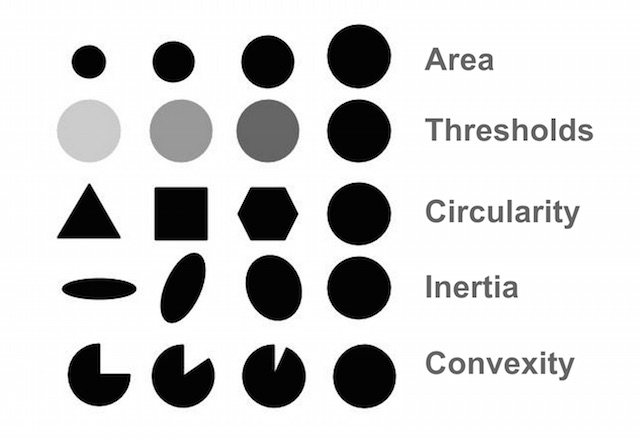
#> input picture Fred/uas/BlobTest.jpg, 640 x 439 px, found by its file name
$ jupyter execute uas.ipynb   (shell and % lines are left out)
#> lines starting #> are read from the running program, lines starting #| are printed output that depends on the picture; after the words box and inside, x2 and y2 are one past the last pixel; in counts of white or black regions, pixels touching at a corner belong together
# Import

[cell 1]
import cv2
import numpy as np
import matplotlib.pyplot as plt

# 1. Object Detection

[cell 2]
def detect_shapes(image_path):
    # Read the image
#> called with image_path = 'img/BlobTest.jpg'
    img = cv2.imread(image_path)
#> img is the input picture: shape (439, 640, 3); min 0, max 255, mean 210.3
    gray = cv2.cvtColor(img, cv2.COLOR_BGR2GRAY)

    # Apply Gaussian Blur to reduce noise
    imgBlur = cv2.GaussianBlur(gray, (7, 7), 1.5)

    # Apply adaptive thresholding
    adaptive_thresh = cv2.adaptiveThreshold(imgBlur, 255, cv2.ADAPTIVE_THRESH_GAUSSIAN_C, cv2.THRESH_BINARY_INV, 11, 3)
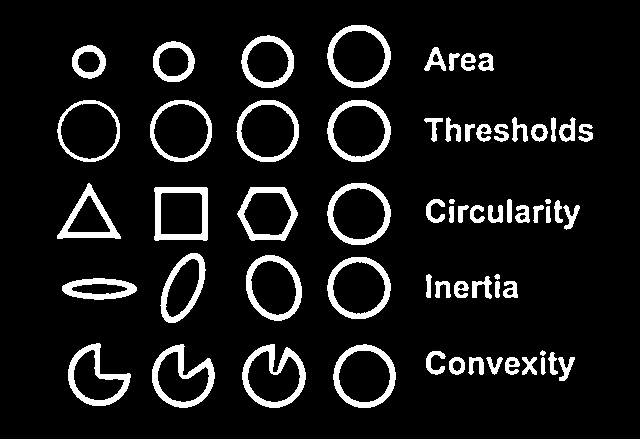
#> adaptive_thresh: shape (439, 640); 9.2% white; 64 white regions

    # Find contours with hierarchy
    contours, hierarchy = cv2.findContours(adaptive_thresh, cv2.RETR_TREE, cv2.CHAIN_APPROX_SIMPLE)
#> contours = 95 contours, 4 with area under 20; largest, box (x1, y1, x2, y2) and area: (327, 25, 391, 88) 3086, (333, 344, 396, 408) 3046, (327, 100, 391, 162) 3046, (327, 183, 391, 245) 3044, (327, 257, 391, 319) 3043

    for i, contour in enumerate(contours):
        # Only process the outermost contours (where hierarchy[0][i][3] == -1)
        if hierarchy[0][i][3] == -1:
            # Filter out small contours by area
            if cv2.contourArea(contour) < 500:
                continue

            approx = cv2.approxPolyDP(contour, 0.03 * cv2.arcLength(contour, True), True)
            x, y, w, h = cv2.boundingRect(approx)
            aspect_ratio = float(w) / h

            if len(approx) == 3:
                shape_name = 'Triangle'
            elif len(approx) == 4:
                if 0.95 <= aspect_ratio <= 1.05:
                    shape_name = 'Square'
                else:
                    shape_name = 'Rectangle'
            elif len(approx) == 5:
                shape_name = 'Pentagon'
            elif len(approx) == 6:
                shape_name = 'Hexagon'
            else:
                area = cv2.contourArea(contour)
                perimeter = cv2.arcLength(contour, True)
                if perimeter != 0:
                    circularity = 4 * np.pi * (area / (perimeter * perimeter))
                    shape_name = 'Circle' if circularity > 0.8 else 'Ellipse'
                else:
                    shape_name = 'Unknown'

            # Draw a red contour around the shape
            cv2.drawContours(img, [approx], 0, (0, 0, 255), 2)

            # Add a red background rectangle for the text
            cv2.rectangle(img, (x, y - 20), (x + len(shape_name) * 12, y), (0, 0, 255), -1)
            cv2.putText(img, shape_name, (x, y - 5), cv2.FONT_HERSHEY_SIMPLEX, 0.5, (255, 255, 255), 1)
#> this loop made 95 passes
#> (x, y, w, h, aspect_ratio, area, perimeter, circularity) on passes 13, 15, 17, 19, 32, 34, 36, 56, 73, 75, 77, 79: (334, 345, 61, 62, 0.984, 3046, 206.7, 0.896), (242, 344, 64, 64, 1, 2866, 255.6, 0.551), (152, 344, 63, 64, 0.984, 2571, 241.1, 0.556), (68, 343, 63, 63, 1, 2286, 218, 0.604), (328, 257, 63, 62, 1.02, 3043, 205.8, 0.903), (246, 255, 56, 66, 0.848, 2796.5, 199.6, 0.882), (160, 253, 46, 70, 0.657, 2049, 188.2, 0.727), (329, 184, 60, 59, 1.02, 3044.5, 206.4, 0.898), (329, 101, 61, 60, 1.02, 3045.5, 206.4, 0.898), (237, 100, 62, 62, 1, 3007, 205, 0.899), (150, 100, 62, 62, 1, 2998, 204.2, 0.904), (58, 100, 62, 62, 1, 2992, 205, 0.895)
#> (approx, x, y, w, h, aspect_ratio, shape_name) on passes 54, 58: ([[155, 187], [154, 239], [206, 240], [207, 188]], 154, 187, 54, 54, 1, 'Square'), ([[88, 183], [57, 238], [120, 238]], 57, 183, 64, 56, 1.14, 'Triangle')
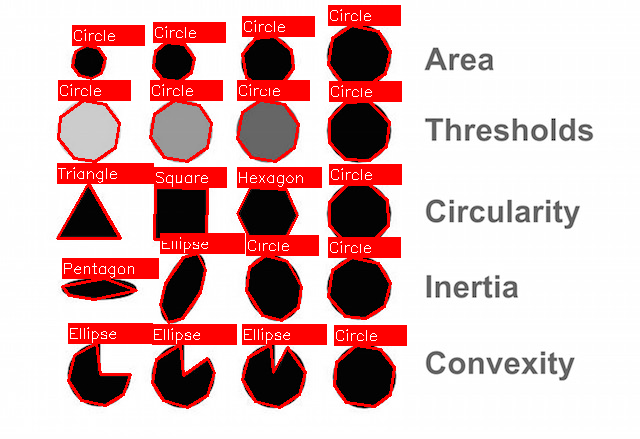
#> img: shape (439, 640, 3); 14.95% of pixels changed, all inside (x1, y1, x2, y2) = (56, 5, 407, 409)

    return img

[cell 3]
# Example usage
image_path = 'img/BlobTest.jpg'
result_image = detect_shapes(image_path)
# Display the images
plt.imshow(cv2.cvtColor(result_image, cv2.COLOR_BGR2RGB))
plt.show()

# 2. Inpainting Man

[cell 4]
import cv2
import numpy as np
import matplotlib.pyplot as plt

# Load the image
image_path = 'Inpainting-Man.bmp'
image = cv2.imread(image_path, cv2.IMREAD_COLOR)
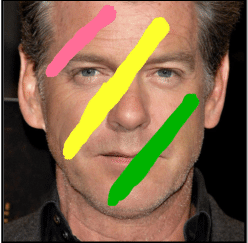
#> input picture Fred/uas/Inpainting-Man.bmp, 248 x 243 px
#> image is the input picture: shape (243, 248, 3); mean B, G, R 69.4, 98.4, 122.5

# Convert the image to HSV color space
hsv_image = cv2.cvtColor(image, cv2.COLOR_BGR2HSV)
#> hsv_image: shape (243, 248, 3); mean H, S, V 20.5, 95.7, 129.5

# Define the color ranges for the marks (pink, yellow, green)
lower_pink = np.array([160, 100, 100])
upper_pink = np.array([180, 255, 255])
lower_yellow = np.array([20, 100, 100])
upper_yellow = np.array([30, 255, 255])
lower_green = np.array([40, 100, 100])
upper_green = np.array([70, 255, 255])

# Create masks for each color
mask_pink = cv2.inRange(hsv_image, lower_pink, upper_pink)
#> mask_pink: shape (243, 248); 2.3% white; 24 white regions (23 under 20 px), largest, box (x1, y1, x2, y2) and area: (46, 5, 117, 77) 1344
mask_yellow = cv2.inRange(hsv_image, lower_yellow, upper_yellow)
#> mask_yellow: shape (243, 248); 5.4% white; 1 white region, box (x1, y1, x2, y2) and area: (63, 17, 170, 160) 3233
mask_green = cv2.inRange(hsv_image, lower_green, upper_green)
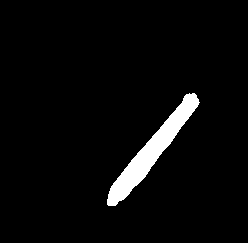
#> mask_green: shape (243, 248); 4% white; 1 white region, box (x1, y1, x2, y2) and area: (107, 93, 200, 206) 2424

# Combine the masks
mask = cv2.bitwise_or(mask_pink, mask_yellow)
#> mask: shape (243, 248); 7.7% white; 25 white regions (23 under 20 px), largest, box (x1, y1, x2, y2) and area: (63, 17, 170, 160) 3233, (46, 5, 117, 77) 1344
mask = cv2.bitwise_or(mask, mask_green)
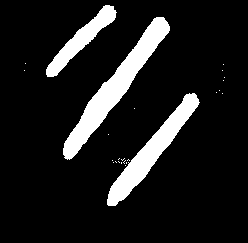
#> mask: shape (243, 248); 11.7% white; 25 white regions (22 under 20 px), largest, box (x1, y1, x2, y2) and area: (63, 17, 170, 160) 3233, (107, 93, 200, 206) 2425, (46, 5, 117, 77) 1344

# Refine the mask with morphological operations
kernel = np.ones((5, 5), np.uint8)
mask = cv2.morphologyEx(mask, cv2.MORPH_CLOSE, kernel)
#> mask: shape (243, 248); 11.8% white; 14 white regions (11 under 20 px), largest, box (x1, y1, x2, y2) and area: (63, 17, 170, 160) 3235, (107, 93, 200, 206) 2512, (46, 5, 117, 77) 1344
mask = cv2.morphologyEx(mask, cv2.MORPH_OPEN, kernel)
#> mask: shape (243, 248); 11.7% white; 3 white regions, box (x1, y1, x2, y2) and area: (63, 17, 170, 159) 3232, (107, 93, 199, 206) 2496, (46, 5, 116, 77) 1343

# Try both inpainting methods
inpainted_image_telea = cv2.inpaint(image, mask, 5, cv2.INPAINT_TELEA)
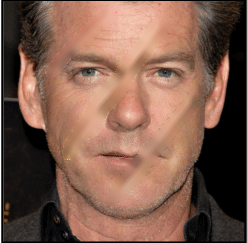
#> inpainted_image_telea: shape (243, 248, 3); mean B, G, R 77, 92, 126
inpainted_image_ns = cv2.inpaint(image, mask, 5, cv2.INPAINT_NS)

# Convert BGR images to RGB for displaying
inpainted_image_telea_rgb = cv2.cvtColor(inpainted_image_telea, cv2.COLOR_BGR2RGB)
inpainted_image_ns_rgb = cv2.cvtColor(inpainted_image_ns, cv2.COLOR_BGR2RGB)

# Plot the original and inpainted images
plt.figure(figsize=(18, 6))
plt.subplot(1, 3, 1)
plt.title('Original Image')
plt.imshow(cv2.cvtColor(image, cv2.COLOR_BGR2RGB))
plt.axis('off')

plt.subplot(1, 3, 2)
plt.title('Inpainted Image (Telea)')
plt.imshow(inpainted_image_telea_rgb)
plt.axis('off')

plt.subplot(1, 3, 3)
plt.title('Inpainted Image (NS)')
plt.imshow(inpainted_image_ns_rgb)
plt.axis('off')

plt.show()
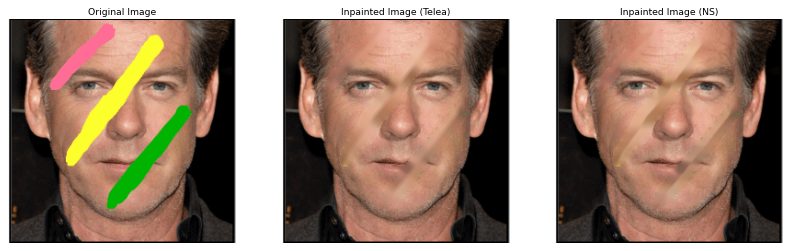
#> figure drawn by matplotlib, 3 panels

# 3. Face Detection

[cell 5]
import cv2
import matplotlib.pyplot as plt


def detect_facesas(image_path):
    # Load the image
    # image = cv2.imread(image_path)
    frame = cv2.VideoCapture(image_path)
    ret, image = frame.read()
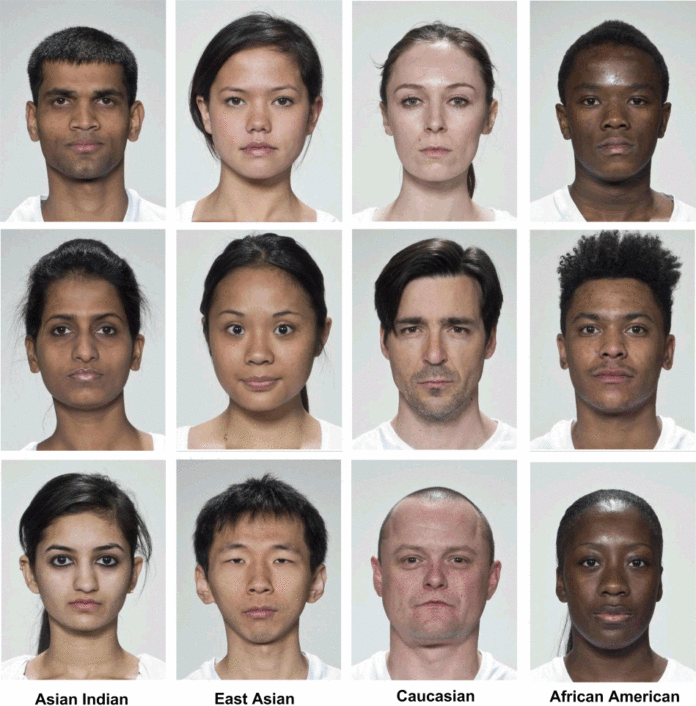
#> input picture Fred/uas/Multi_Racial_Face_he3-2321570-696x706.gif, 696 x 706 px
#> image is the input picture: shape (706, 696, 3); mean B, G, R 156.8, 162.4, 172.2
    gray = cv2.cvtColor(image, cv2.COLOR_BGR2GRAY)
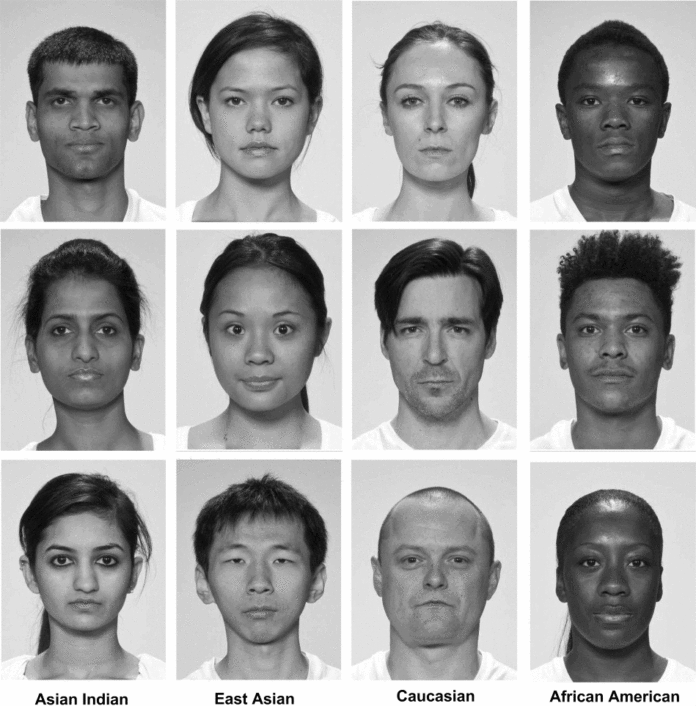
#> gray: shape (706, 696); min 9, max 254, mean 164.7

    # Load the Haar cascade for face detection
    face_cascade = cv2.CascadeClassifier(cv2.data.haarcascades + 'haarcascade_frontalface_default.xml')

    # Detect faces
    faces = face_cascade.detectMultiScale(
        gray,
        scaleFactor=1.1,
        minNeighbors=7,  # Increase to reduce false positives
        minSize=(30, 30)  # Keep small to detect smaller faces
    )
#> faces = [[30, 61, 108, 108], [200, 55, 117, 117], [554, 283, 118, 118], [561, 57, 106, 106], [374, 280, 124, 124], [374, 513, 121, 121], [373, 51, 125, 125], [194, 277, 132, 132], [25, 514, 120, 120], [199, 513, 119, 119], [22, 282, 125, 125], [558, 519, 111, 111]]

    # Filter out small detections
    min_face_size = 100  # Minimum size of what we consider a valid face
    faces = [face for face in faces if face[2] > min_face_size and face[3] > min_face_size]

    # Print the number of faces detected
    print(f"Number of faces detected: {len(faces)}")
#| Number of faces detected: 12

    # Draw rectangles around the faces
    for (x, y, w, h) in faces:
        cv2.rectangle(image, (x, y), (x+w, y+h), (255, 0, 0), 2)
#> this loop made 12 passes
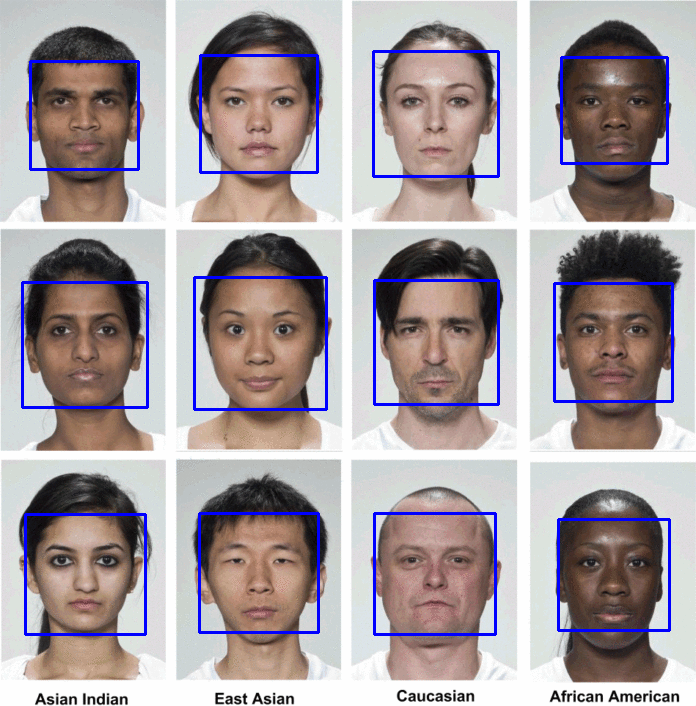
#> image: shape (706, 696, 3); 3.47% of pixels changed, all inside (x1, y1, x2, y2) = (21, 50, 674, 636)

    # Convert BGR to RGB for matplotlib
    image_rgb = cv2.cvtColor(image, cv2.COLOR_BGR2RGB)

    # Display the results
    plt.figure(figsize=(10, 5))
    plt.imshow(image_rgb)
    plt.axis('off')
    plt.title('Detected Faces')
    plt.show()

# Input path to the photo
image_path = 'Multi_Racial_Face_he3-2321570-696x706.gif'  # Replace with the path to your image
detect_facesas(image_path)
